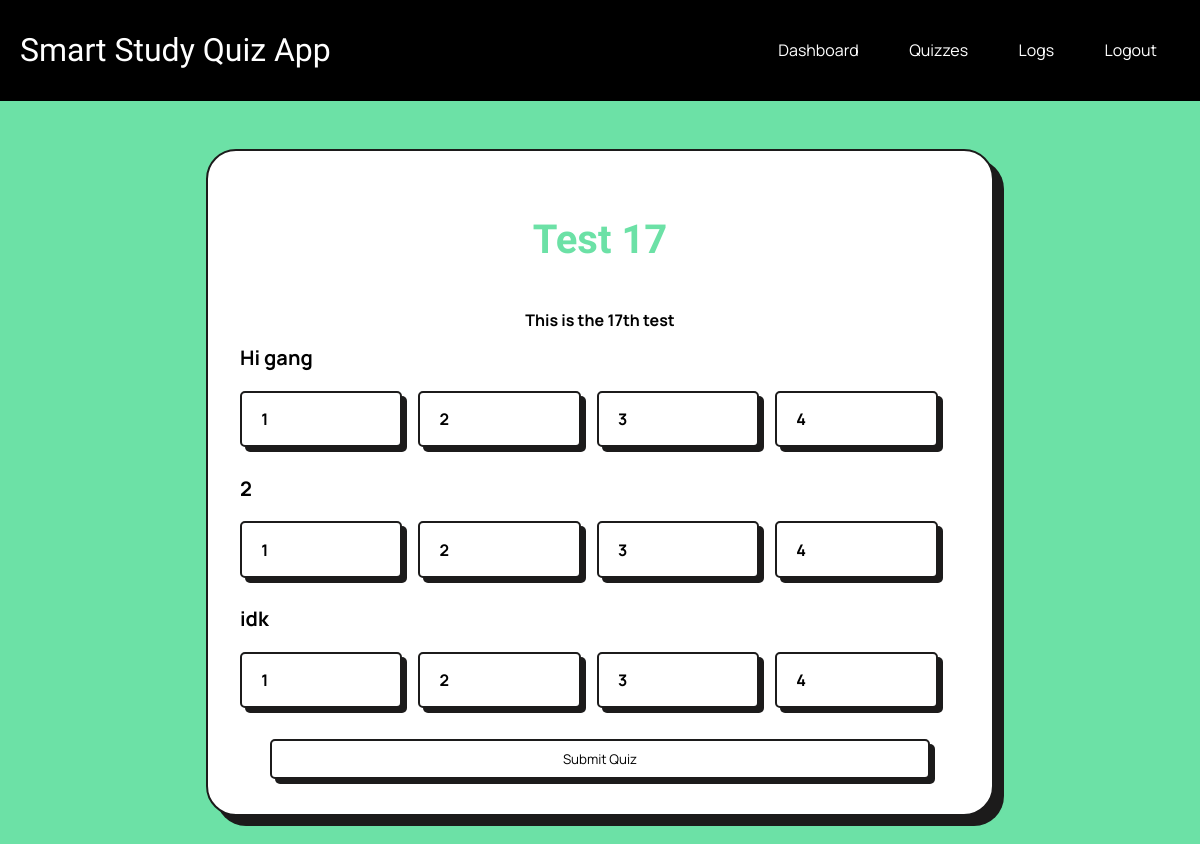
Page /quiz?quiz_id=8 (signed in) on the committed database.
### tables this page shows
CREATE TABLE Quizzes(
    id INTEGER PRIMARY KEY AUTOINCREMENT,
    title TEXT NOT NULL
, description TEXT NOT NULL, numQuestions INTEGER NOT NULL, user_id INTEGER);

CREATE TABLE Questions(
    id INTEGER PRIMARY KEY AUTOINCREMENT,
    quiz_id INTEGER NOT NULL,
    question TEXT NOT NULL,
    choice1 TEXT NOT NULL, choice2 TEXT NOT NULL, choice3 TEXT NOT NULL, choice4 TEXT NOT NULL, correct_index TEXT NOT NULL);

### app.py (the view)
@app.route('/quiz', methods=['GET', 'POST'])
@login_required
def quiz():
    if request.method == 'GET':
        quiz_id = request.args.get('quiz_id', type=int)
        if not quiz_id:
            flash('Invalid quiz ID', 'error')
            return redirect(url_for('quizSelect'))
        conn = get_db_connection()
        cursor = conn.cursor()
        cursor.execute("SELECT Quizzes.id AS quiz_id, Quizzes.title AS quiz_title, Quizzes.description AS quiz_description, Questions.* FROM Quizzes JOIN Questions ON Questions.quiz_id = Quizzes.id WHERE Quizzes.id = ?", (quiz_id,))
        quiz_data = cursor.fetchall()
        conn.close()
        if not quiz_data:
            flash('Quiz has no questions', 'error')
            return redirect(url_for('quizSelect'))
        quiz_info = {
            'quiz_id': quiz_id,
            'quiz_title': quiz_data[0]['quiz_title'],
            'quiz_description': quiz_data[0]['quiz_description'],
        }
        questions = []
        for question in quiz_data:
            questions.append({
                'id': question['id'],
                'question': question['question'],
                'choice1': question['choice1'],
                'choice2': question['choice2'],
                'choice3': question['choice3'],
                'choice4': question['choice4'],
                'correct_index': int(question['correct_index']) - 1
            })
    return render_template('quiz.html', username=current_user.username, quiz=quiz_info, questions=questions)

### app.py (called while the page is built)
@login_manager.user_loader
def load_user(user_id):
    conn = get_db_connection()
    cursor = conn.cursor()
    cursor.execute('SELECT id, username FROM Users WHERE id = ?', (user_id,))
    user = cursor.fetchone()
    conn.close()
    if User:
        return User(id=user['id'], username=user['username'])
    return None

def get_db_connection():
    conn = sqlite3.connect('database.db')
    conn.row_factory = sqlite3.Row
    return conn

### templates/quiz.html (shortened to what this page needs)
{% extends 'base.html' %}
{% block content %}
    <form method="POST" action="{{ url_for('quizResults') }}" style="width: 60vw;">
        <h2>{{ quiz.quiz_title }}</h2>
        <p style="align-self: center">{{ quiz.quiz_description }}</p>
        {% for question in questions %}
            <h5>{{ question.question }}</h5>
            <div class="choice">
                {% for j in range(4) %}
                    <label class="answer-box">
                        {{ question['choice' ~ (j + 1)] }}
                    </label>
                {% endfor %}
            </div>
        {% endfor %}
        <button type="submit" style="width: 55vw">Submit Quiz</button>
    </form>
{% endblock %}

### static/styles.css (style rules this page uses)
body { font-family: Arial, sans-serif; margin: 0; padding: 0; background-color: #6ce1a6; color:black; }
h2 { text-align: center; font-family: 'Unbounded', sans-serif; font-weight: bold; color: #6ce1a6; font-size: 40px; }
h5 { font-family: 'Manrope', sans-serif; font-weight: bolder; color: black; font-size: 20px; margin: 0; padding: 0; }
form { align-self: center; display: flex; flex-direction: column; gap: 10px; padding: 2em; margin: 3em auto; border-radius: 30px; background-color: white; min-height: 30em; height: auto; width: 30em; border: 2px solid #1c1b1b; box-shadow: 10px 10px #1c1b1b; }
p { font-family: 'Manrope', sans-serif; font-weight: bold; margin: 3px; }
button { border: 2px solid #1c1b1b; box-shadow: 5px 5px #1c1b1b; border-radius: 5px; background-color: white; font-family: 'Manrope', sans-serif; transition: background-color 500ms ease-in-out, font-weight 500ms ease-in-out, letter-spacing 500ms ease-in-out, transform 100ms ease, box-shadow 100ms ease; ; width: calc(100% - 20rem); max-width: 50rem; margin: 0.2rem auto; height: 3em }
.choice { display: flex; align-items: center; gap: 1em; margin-bottom: 0.5em; }
.answer-box { display: block; border: 2px solid #1c1b1b; box-shadow: 5px 5px #1c1b1b; border-radius: 5px; min-height: 30px; min-width: 10vw; margin: 0.6em 0; padding: 0.7em 1.2em; font-family: 'Manrope', sans-serif; font-weight: bold; transition: background 0.15s, box-shadow 0.15s; cursor: pointer; background: white; align-content: center; }

### rows in the picture
Quizzes: quiz_title "Test 17", quiz_description "This is the 17th test"
Questions: question "Hi gang", choice1 "1" "2" "3" "4"
Questions: question "idk", choice1 "1" "2" "3" "4"

### other values in the picture
{{ question.question }} "2"
{{ question['choice' ~ (j + 1)] }} "1" "2" "3" "4"
